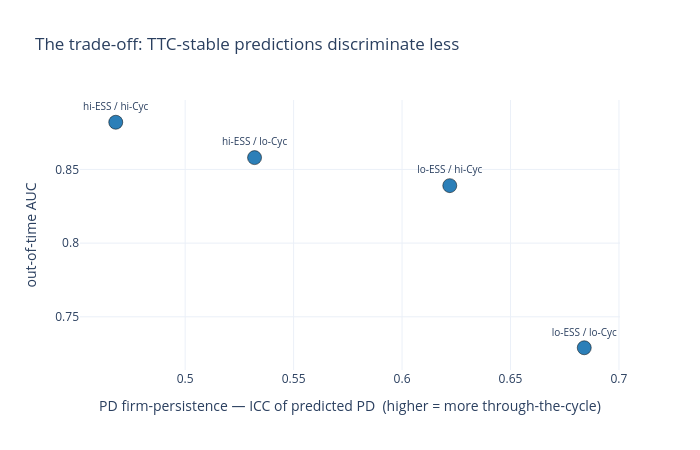
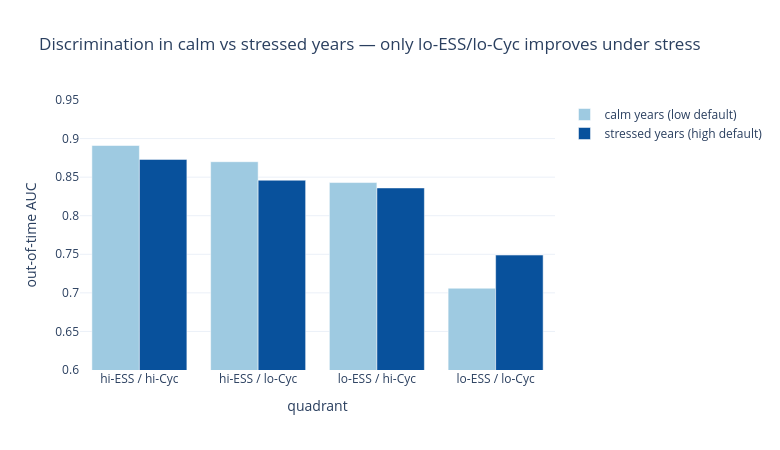

Source (notebook cell) for these figures, in order:
### Markdown cell above
### 5b · TTC stability vs discrimination (the real trade-off)
**TTC means the *prediction* is stable through time** — a firm's PD (and its rank vs peers)
shouldn't lurch as the cycle turns. The metric is the **firm-persistence of the PD**: its ICC
and its year-over-year rank correlation. A high-AUC model earns nothing for TTC if its PDs
whipsaw. Two things to read below: (1) how firm-persistent each quadrant's PD is, and (2) the
practical stress test — does its out-of-time AUC hold up **when defaults spike**?

### Code cell
# --- §5b: TTC = stability of the PREDICTION (not the AUC), and stress-period discrimination ---
dr_year = fin.groupby('year')['default_flag'].mean()

def pd_yoy_rank(p_in):
    # avg consecutive-year Spearman of firm PDs (firms present in both years) -> ranking stability
    d = fin[['gvkey', 'year']].copy(); d['p'] = p_in; cs = []
    yrs = sorted(d['year'].unique())
    for a, b in zip(yrs[:-1], yrs[1:]):
        da = d[d.year == a].set_index('gvkey')['p']; db = d[d.year == b].set_index('gvkey')['p']
        common = da.index.intersection(db.index)
        if len(common) > 30:
            cs.append(da[common].corr(db[common], method='spearman'))
    return float(np.mean(cs))

panel = []
for q, fitd in q_fit.items():
    icc = compute_ess(fitd['pd_in'], fin['gvkey'].values)['icc']       # PD firm-persistence
    w = fitd['wf'].merge(dr_year.rename('dr'), left_on='year', right_index=True)
    hi = w[w['dr'] >= w['dr'].median()]; lo = w[w['dr'] < w['dr'].median()]   # stress vs calm test yrs
    panel.append(dict(quad=q, oot_auc=round(w['auc'].mean(), 3), pd_icc=round(icc, 3),
                      pd_yoy_rank=round(pd_yoy_rank(fitd['pd_in']), 3),
                      auc_lo_def=round(lo['auc'].mean(), 3), auc_hi_def=round(hi['auc'].mean(), 3),
                      auc_gap=round(hi['auc'].mean() - lo['auc'].mean(), 3)))
pan = pd.DataFrame(panel).sort_values('pd_icc').reset_index(drop=True)
print("PD stability (higher ICC / yoy-rank = more TTC) and calm-vs-stress discrimination:")
print(pan.to_string(index=False))

# (1) the tension: a more TTC-stable PD (higher ICC) discriminates less
fig = go.Figure(go.Scatter(x=pan['pd_icc'], y=pan['oot_auc'], mode='markers+text',
    text=pan['quad'], textposition='top center', textfont=dict(size=10),
    marker=dict(size=14, color='#2C7FB8', line=dict(width=.5, color='black'))))
fig.update_layout(template='plotly_white', width=700, height=450,
    title='The trade-off: TTC-stable predictions discriminate less',
    xaxis_title='PD firm-persistence — ICC of predicted PD  (higher = more through-the-cycle)',
    yaxis_title='out-of-time AUC')
fig.show()

# (2) stress test: only the lo-ESS/lo-Cyc model discriminates BETTER when defaults spike
order = list(q4['quad'])
pi = pan.set_index('quad')
fig = go.Figure()
fig.add_bar(name='calm years (low default)',   x=order, y=[pi.loc[q, 'auc_lo_def'] for q in order], marker_color='#9ecae1')
fig.add_bar(name='stressed years (high default)', x=order, y=[pi.loc[q, 'auc_hi_def'] for q in order], marker_color='#08519c')
fig.update_layout(barmode='group', template='plotly_white', width=780, height=450,
    title='Discrimination in calm vs stressed years — only lo-ESS/lo-Cyc improves under stress',
    xaxis_title='quadrant', yaxis_title='out-of-time AUC', yaxis=dict(range=[0.6, 0.95]))
fig.show()

### Figure 1 — Plotly figure (JSON) as saved in the notebook; plotly's stock layout.template omitted (floating-point values rounded to 4 significant figures)
{"data": [{"marker": {"color": "#2C7FB8", "line": {"color": "black", "width": 0.5}, "size": 14}, "mode": "markers+text", "text": ["hi-ESS / hi-Cyc", "hi-ESS / lo-Cyc", "lo-ESS / hi-Cyc", "lo-ESS / lo-Cyc"], "textfont": {"size": 10}, "textposition": "top center", "type": "scatter", "x": [0.468, 0.532, 0.622, 0.684], "y": [0.882, 0.858, 0.839, 0.729]}], "layout": {"height": 450, "title": {"text": "The trade-off: TTC-stable predictions discriminate less"}, "width": 700, "xaxis": {"title": {"text": "PD firm-persistence — ICC of predicted PD  (higher = more through-the-cycle)"}}, "yaxis": {"title": {"text": "out-of-time AUC"}}}}

### Figure 2 — Plotly figure (JSON) as saved in the notebook; plotly's stock layout.template omitted (floating-point values rounded to 4 significant figures)
{"data": [{"marker": {"color": "#9ecae1"}, "name": "calm years (low default)", "type": "bar", "x": ["hi-ESS / hi-Cyc", "hi-ESS / lo-Cyc", "lo-ESS / hi-Cyc", "lo-ESS / lo-Cyc"], "y": [0.891, 0.87, 0.843, 0.706]}, {"marker": {"color": "#08519c"}, "name": "stressed years (high default)", "type": "bar", "x": ["hi-ESS / hi-Cyc", "hi-ESS / lo-Cyc", "lo-ESS / hi-Cyc", "lo-ESS / lo-Cyc"], "y": [0.873, 0.846, 0.836, 0.749]}], "layout": {"barmode": "group", "height": 450, "title": {"text": "Discrimination in calm vs stressed years — only lo-ESS/lo-Cyc improves under stress"}, "width": 780, "xaxis": {"title": {"text": "quadrant"}}, "yaxis": {"range": [0.6, 0.95], "title": {"text": "out-of-time AUC"}}}}
